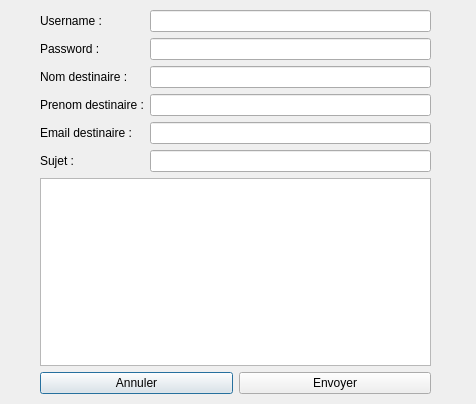
<?xml version="1.0" encoding="UTF-8"?>
<ui version="4.0">
 <class>Dialog</class>
 <widget class="QDialog" name="Dialog">
  <property name="geometry">
   <rect>
    <x>0</x>
    <y>0</y>
    <width>476</width>
    <height>404</height>
   </rect>
  </property>
  <property name="windowTitle">
   <string>Dialog</string>
  </property>
  <widget class="QWidget" name="layoutWidget">
   <property name="geometry">
    <rect>
     <x>40</x>
     <y>10</y>
     <width>391</width>
     <height>384</height>
    </rect>
   </property>
   <layout class="QVBoxLayout" name="verticalLayout">
    <item>
     <layout class="QFormLayout" name="formLayout">
      <item row="4" column="0">
       <widget class="QLabel" name="label">
        <property name="text">
         <string>Email destinaire : </string>
        </property>
       </widget>
      </item>
      <item row="1" column="0">
       <widget class="QLabel" name="label_2">
        <property name="text">
         <string>Password :</string>
        </property>
       </widget>
      </item>
      <item row="0" column="0">
       <widget class="QLabel" name="label_3">
        <property name="text">
         <string>Username :</string>
        </property>
       </widget>
      </item>
      <item row="0" column="1">
       <widget class="QLineEdit" name="uname"/>
      </item>
      <item row="1" column="1">
       <widget class="QLineEdit" name="passwd"/>
      </item>
      <item row="4" column="1">
       <widget class="QLineEdit" name="recipient"/>
      </item>
      <item row="5" column="0">
       <widget class="QLabel" name="label_4">
        <property name="text">
         <string>Sujet :</string>
        </property>
       </widget>
      </item>
      <item row="5" column="1">
       <widget class="QLineEdit" name="subjectLineEdit"/>
      </item>
      <item row="3" column="0">
       <widget class="QLabel" name="label_5">
        <property name="text">
         <string>Prenom destinaire :</string>
        </property>
       </widget>
      </item>
      <item row="2" column="0">
       <widget class="QLabel" name="label_6">
        <property name="text">
         <string>Nom destinaire :</string>
        </property>
       </widget>
      </item>
      <item row="2" column="1">
       <widget class="QLineEdit" name="recipient_n"/>
      </item>
      <item row="3" column="1">
       <widget class="QLineEdit" name="recipient_s"/>
      </item>
     </layout>
    </item>
    <item>
     <widget class="QTextEdit" name="message"/>
    </item>
    <item>
     <layout class="QHBoxLayout" name="horizontalLayout">
      <item>
       <widget class="QPushButton" name="annuler_mail">
        <property name="text">
         <string>Annuler</string>
        </property>
       </widget>
      </item>
      <item>
       <widget class="QPushButton" name="envoyer_dialog">
        <property name="text">
         <string>Envoyer</string>
        </property>
       </widget>
      </item>
     </layout>
    </item>
   </layout>
  </widget>
 </widget>
 <resources/>
 <connections/>
</ui>
